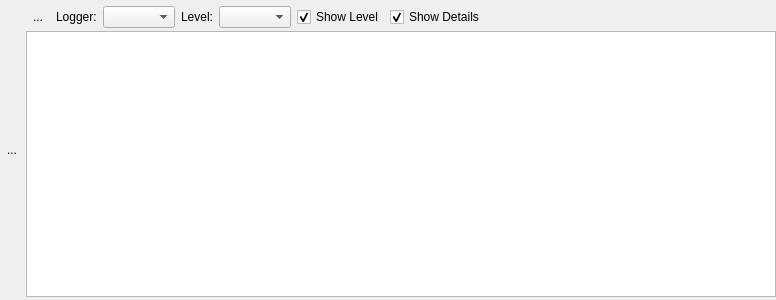
<?xml version="1.0" encoding="UTF-8"?>
<ui version="4.0">
 <class>Form</class>
 <widget class="QWidget" name="Form">
  <property name="geometry">
   <rect>
    <x>0</x>
    <y>0</y>
    <width>776</width>
    <height>300</height>
   </rect>
  </property>
  <property name="windowTitle">
   <string>Console</string>
  </property>
  <layout class="QHBoxLayout" name="horizontalLayout_2">
   <property name="spacing">
    <number>2</number>
   </property>
   <property name="margin">
    <number>0</number>
   </property>
   <item>
    <widget class="QToolButton" name="uiMoreBTN">
     <property name="toolTip">
      <string>Show Full Logger</string>
     </property>
     <property name="text">
      <string>...</string>
     </property>
     <property name="icon">
      <iconset>
       <normaloff>../../../resources/default/img/vertical_layout.png</normaloff>../../../resources/default/img/vertical_layout.png</iconset>
     </property>
     <property name="autoRaise">
      <bool>true</bool>
     </property>
    </widget>
   </item>
   <item>
    <layout class="QVBoxLayout" name="verticalLayout">
     <property name="spacing">
      <number>3</number>
     </property>
     <item>
      <widget class="QWidget" name="uiToolsWIDGET" native="true">
       <layout class="QHBoxLayout" name="horizontalLayout">
        <property name="leftMargin">
         <number>0</number>
        </property>
        <property name="topMargin">
         <number>6</number>
        </property>
        <property name="rightMargin">
         <number>0</number>
        </property>
        <property name="bottomMargin">
         <number>0</number>
        </property>
        <item>
         <widget class="QToolButton" name="uiLessBTN">
          <property name="text">
           <string>...</string>
          </property>
          <property name="icon">
           <iconset>
            <normaloff>../../../resources/default/img/close.png</normaloff>../../../resources/default/img/close.png</iconset>
          </property>
          <property name="autoRaise">
           <bool>true</bool>
          </property>
         </widget>
        </item>
        <item>
         <widget class="QLabel" name="uiLoggerLBL">
          <property name="text">
           <string>Logger:</string>
          </property>
         </widget>
        </item>
        <item>
         <widget class="QComboBox" name="uiLoggerDDL">
          <property name="iconSize">
           <size>
            <width>14</width>
            <height>14</height>
           </size>
          </property>
         </widget>
        </item>
        <item>
         <widget class="QLabel" name="uiLevelLBL">
          <property name="text">
           <string>Level:</string>
          </property>
         </widget>
        </item>
        <item>
         <widget class="QComboBox" name="uiLevelDDL">
          <property name="iconSize">
           <size>
            <width>14</width>
            <height>14</height>
           </size>
          </property>
         </widget>
        </item>
        <item>
         <widget class="QCheckBox" name="uiShowLevelCHK">
          <property name="text">
           <string>Show Level</string>
          </property>
          <property name="checked">
           <bool>true</bool>
          </property>
         </widget>
        </item>
        <item>
         <widget class="QCheckBox" name="uiShowDetailsCHK">
          <property name="text">
           <string>Show Details</string>
          </property>
          <property name="checked">
           <bool>true</bool>
          </property>
         </widget>
        </item>
        <item>
         <spacer name="horizontalSpacer">
          <property name="orientation">
           <enum>Qt::Horizontal</enum>
          </property>
          <property name="sizeHint" stdset="0">
           <size>
            <width>211</width>
            <height>20</height>
           </size>
          </property>
         </spacer>
        </item>
       </layout>
      </widget>
     </item>
     <item>
      <widget class="XConsoleEdit" name="uiConsoleEDIT"/>
     </item>
     <item>
      <widget class="XFindWidget" name="uiFindWIDGET" native="true"/>
     </item>
    </layout>
   </item>
  </layout>
 </widget>
 <customwidgets>
  <customwidget>
   <class>XConsoleEdit</class>
   <extends>QTextEdit</extends>
   <header>projexui.widgets.xconsoleedit</header>
  </customwidget>
  <customwidget>
   <class>XFindWidget</class>
   <extends>QWidget</extends>
   <header>projexui.widgets.xfindwidget</header>
   <container>1</container>
  </customwidget>
 </customwidgets>
 <resources/>
 <connections/>
</ui>
